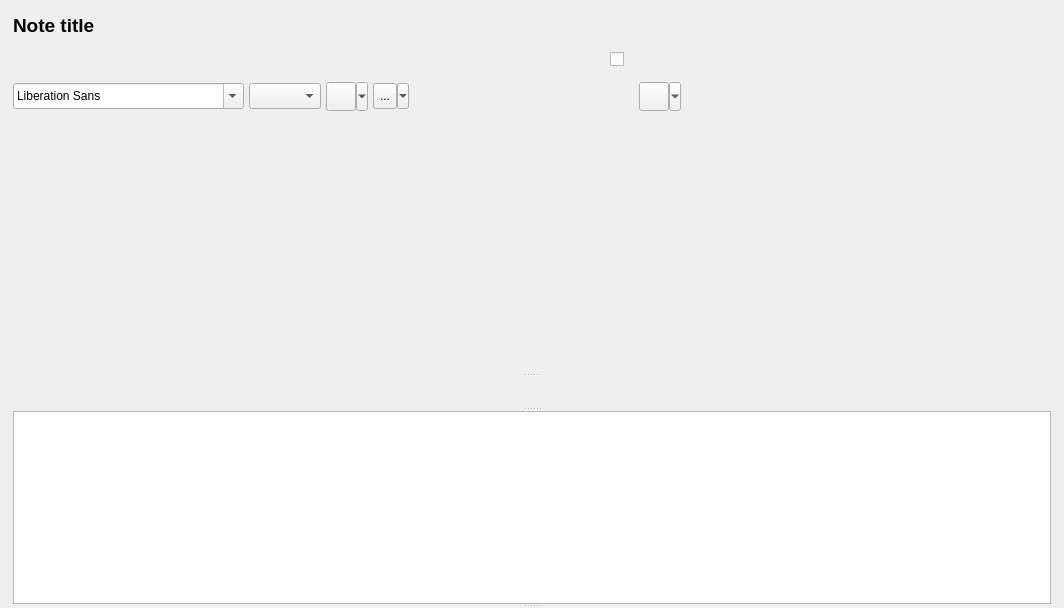
<?xml version="1.0" encoding="UTF-8"?>
<ui version="4.0">
 <class>NoteEditorWidget</class>
 <widget class="QWidget" name="NoteEditorWidget">
  <property name="geometry">
   <rect>
    <x>0</x>
    <y>0</y>
    <width>1064</width>
    <height>608</height>
   </rect>
  </property>
  <property name="windowTitle">
   <string>Form</string>
  </property>
  <layout class="QVBoxLayout" name="verticalLayout_2">
   <property name="bottomMargin">
    <number>0</number>
   </property>
   <item>
    <widget class="QSplitter" name="noteEditorVerticalSplitter">
     <property name="orientation">
      <enum>Qt::Vertical</enum>
     </property>
     <widget class="QWidget" name="layoutWidget">
      <layout class="QVBoxLayout" name="noteEditorWithHeaderContainer">
       <item>
        <widget class="QWidget" name="noteEditorHeader" native="true">
         <property name="minimumSize">
          <size>
           <width>0</width>
           <height>100</height>
          </size>
         </property>
         <layout class="QVBoxLayout" name="verticalLayout">
          <property name="spacing">
           <number>0</number>
          </property>
          <property name="leftMargin">
           <number>2</number>
          </property>
          <property name="topMargin">
           <number>0</number>
          </property>
          <property name="rightMargin">
           <number>2</number>
          </property>
          <property name="bottomMargin">
           <number>0</number>
          </property>
          <item>
           <layout class="QVBoxLayout" name="noteEditorHeaderVerticalLayout">
            <item>
             <widget class="QLabel" name="noteNameLabel">
              <property name="enabled">
               <bool>true</bool>
              </property>
              <property name="sizePolicy">
               <sizepolicy hsizetype="Preferred" vsizetype="Preferred">
                <horstretch>0</horstretch>
                <verstretch>0</verstretch>
               </sizepolicy>
              </property>
              <property name="minimumSize">
               <size>
                <width>15</width>
                <height>30</height>
               </size>
              </property>
              <property name="font">
               <font>
                <pointsize>14</pointsize>
                <weight>75</weight>
                <bold>true</bold>
               </font>
              </property>
              <property name="mouseTracking">
               <bool>true</bool>
              </property>
              <property name="text">
               <string>Note title</string>
              </property>
              <property name="textFormat">
               <enum>Qt::RichText</enum>
              </property>
              <property name="alignment">
               <set>Qt::AlignLeading|Qt::AlignLeft|Qt::AlignVCenter</set>
              </property>
              <property name="margin">
               <number>5</number>
              </property>
             </widget>
            </item>
           </layout>
          </item>
          <item>
           <layout class="QHBoxLayout" name="buttonsUpperSubPaneHorizontalLayout">
            <property name="spacing">
             <number>5</number>
            </property>
            <property name="topMargin">
             <number>5</number>
            </property>
            <property name="bottomMargin">
             <number>5</number>
            </property>
            <item>
             <widget class="QPushButton" name="undoPushButton">
              <property name="sizePolicy">
               <sizepolicy hsizetype="Fixed" vsizetype="Fixed">
                <horstretch>0</horstretch>
                <verstretch>0</verstretch>
               </sizepolicy>
              </property>
              <property name="minimumSize">
               <size>
                <width>26</width>
                <height>26</height>
               </size>
              </property>
              <property name="toolTip">
               <string>Undo the last action</string>
              </property>
              <property name="text">
               <string/>
              </property>
              <property name="icon">
               <iconset theme="edit-undo">
                <normaloff>../</normaloff>../</iconset>
              </property>
              <property name="iconSize">
               <size>
                <width>22</width>
                <height>22</height>
               </size>
              </property>
              <property name="flat">
               <bool>true</bool>
              </property>
             </widget>
            </item>
            <item>
             <widget class="QPushButton" name="redoPushButton">
              <property name="minimumSize">
               <size>
                <width>26</width>
                <height>26</height>
               </size>
              </property>
              <property name="toolTip">
               <string/>
              </property>
              <property name="text">
               <string/>
              </property>
              <property name="icon">
               <iconset theme="edit-redo">
                <normaloff>../</normaloff>../</iconset>
              </property>
              <property name="iconSize">
               <size>
                <width>22</width>
                <height>22</height>
               </size>
              </property>
              <property name="flat">
               <bool>true</bool>
              </property>
             </widget>
            </item>
            <item>
             <widget class="QPushButton" name="cutPushButton">
              <property name="sizePolicy">
               <sizepolicy hsizetype="Fixed" vsizetype="Fixed">
                <horstretch>0</horstretch>
                <verstretch>0</verstretch>
               </sizepolicy>
              </property>
              <property name="minimumSize">
               <size>
                <width>26</width>
                <height>26</height>
               </size>
              </property>
              <property name="text">
               <string/>
              </property>
              <property name="icon">
               <iconset theme="edit-cut">
                <normaloff>../</normaloff>../</iconset>
              </property>
              <property name="iconSize">
               <size>
                <width>22</width>
                <height>22</height>
               </size>
              </property>
              <property name="flat">
               <bool>true</bool>
              </property>
             </widget>
            </item>
            <item>
             <widget class="QPushButton" name="copyPushButton">
              <property name="minimumSize">
               <size>
                <width>26</width>
                <height>26</height>
               </size>
              </property>
              <property name="text">
               <string/>
              </property>
              <property name="icon">
               <iconset theme="edit-copy">
                <normaloff>../</normaloff>../</iconset>
              </property>
              <property name="iconSize">
               <size>
                <width>22</width>
                <height>22</height>
               </size>
              </property>
              <property name="flat">
               <bool>true</bool>
              </property>
             </widget>
            </item>
            <item>
             <widget class="QPushButton" name="pastePushButton">
              <property name="minimumSize">
               <size>
                <width>26</width>
                <height>26</height>
               </size>
              </property>
              <property name="text">
               <string/>
              </property>
              <property name="icon">
               <iconset theme="edit-paste">
                <normaloff>../</normaloff>../</iconset>
              </property>
              <property name="iconSize">
               <size>
                <width>22</width>
                <height>22</height>
               </size>
              </property>
              <property name="flat">
               <bool>true</bool>
              </property>
             </widget>
            </item>
            <item>
             <widget class="QPushButton" name="fontBoldPushButton">
              <property name="minimumSize">
               <size>
                <width>26</width>
                <height>26</height>
               </size>
              </property>
              <property name="text">
               <string/>
              </property>
              <property name="icon">
               <iconset theme="format-text-bold">
                <normaloff>../</normaloff>../</iconset>
              </property>
              <property name="iconSize">
               <size>
                <width>22</width>
                <height>22</height>
               </size>
              </property>
              <property name="checkable">
               <bool>true</bool>
              </property>
              <property name="flat">
               <bool>true</bool>
              </property>
             </widget>
            </item>
            <item>
             <widget class="QPushButton" name="fontItalicPushButton">
              <property name="minimumSize">
               <size>
                <width>26</width>
                <height>26</height>
               </size>
              </property>
              <property name="text">
               <string/>
              </property>
              <property name="icon">
               <iconset theme="format-text-italic">
                <normaloff>../</normaloff>../</iconset>
              </property>
              <property name="iconSize">
               <size>
                <width>22</width>
                <height>22</height>
               </size>
              </property>
              <property name="checkable">
               <bool>true</bool>
              </property>
              <property name="flat">
               <bool>true</bool>
              </property>
             </widget>
            </item>
            <item>
             <widget class="QPushButton" name="fontUnderlinePushButton">
              <property name="minimumSize">
               <size>
                <width>26</width>
                <height>26</height>
               </size>
              </property>
              <property name="text">
               <string/>
              </property>
              <property name="icon">
               <iconset theme="format-text-underline">
                <normaloff>../</normaloff>../</iconset>
              </property>
              <property name="iconSize">
               <size>
                <width>22</width>
                <height>22</height>
               </size>
              </property>
              <property name="checkable">
               <bool>true</bool>
              </property>
              <property name="flat">
               <bool>true</bool>
              </property>
             </widget>
            </item>
            <item>
             <widget class="QPushButton" name="fontStrikethroughPushButton">
              <property name="minimumSize">
               <size>
                <width>26</width>
                <height>26</height>
               </size>
              </property>
              <property name="text">
               <string/>
              </property>
              <property name="icon">
               <iconset theme="format-text-strikethrough">
                <normaloff>../</normaloff>../</iconset>
              </property>
              <property name="iconSize">
               <size>
                <width>22</width>
                <height>22</height>
               </size>
              </property>
              <property name="checkable">
               <bool>true</bool>
              </property>
              <property name="flat">
               <bool>true</bool>
              </property>
             </widget>
            </item>
            <item>
             <widget class="QPushButton" name="formatJustifyLeftPushButton">
              <property name="minimumSize">
               <size>
                <width>26</width>
                <height>26</height>
               </size>
              </property>
              <property name="text">
               <string/>
              </property>
              <property name="icon">
               <iconset theme="format-justify-left">
                <normaloff>../</normaloff>../</iconset>
              </property>
              <property name="iconSize">
               <size>
                <width>22</width>
                <height>22</height>
               </size>
              </property>
              <property name="checkable">
               <bool>true</bool>
              </property>
              <property name="flat">
               <bool>true</bool>
              </property>
             </widget>
            </item>
            <item>
             <widget class="QPushButton" name="formatJustifyCenterPushButton">
              <property name="minimumSize">
               <size>
                <width>26</width>
                <height>26</height>
               </size>
              </property>
              <property name="text">
               <string/>
              </property>
              <property name="icon">
               <iconset theme="format-justify-center">
                <normaloff>../</normaloff>../</iconset>
              </property>
              <property name="iconSize">
               <size>
                <width>22</width>
                <height>22</height>
               </size>
              </property>
              <property name="checkable">
               <bool>true</bool>
              </property>
              <property name="flat">
               <bool>true</bool>
              </property>
             </widget>
            </item>
            <item>
             <widget class="QPushButton" name="formatJustifyRightPushButton">
              <property name="minimumSize">
               <size>
                <width>26</width>
                <height>26</height>
               </size>
              </property>
              <property name="text">
               <string/>
              </property>
              <property name="icon">
               <iconset theme="format-justify-right">
                <normaloff>../</normaloff>../</iconset>
              </property>
              <property name="iconSize">
               <size>
                <width>22</width>
                <height>22</height>
               </size>
              </property>
              <property name="checkable">
               <bool>true</bool>
              </property>
              <property name="flat">
               <bool>true</bool>
              </property>
             </widget>
            </item>
            <item>
             <widget class="QPushButton" name="insertToDoCheckboxPushButton">
              <property name="minimumSize">
               <size>
                <width>26</width>
                <height>26</height>
               </size>
              </property>
              <property name="text">
               <string/>
              </property>
              <property name="icon">
               <iconset theme="checkbox">
                <normaloff>../</normaloff>../</iconset>
              </property>
              <property name="iconSize">
               <size>
                <width>22</width>
                <height>22</height>
               </size>
              </property>
              <property name="flat">
               <bool>true</bool>
              </property>
             </widget>
            </item>
            <item>
             <widget class="QCheckBox" name="spellCheckBox">
              <property name="minimumSize">
               <size>
                <width>26</width>
                <height>26</height>
               </size>
              </property>
              <property name="layoutDirection">
               <enum>Qt::RightToLeft</enum>
              </property>
              <property name="text">
               <string/>
              </property>
              <property name="icon">
               <iconset theme="tools-check-spelling">
                <normaloff>../</normaloff>../</iconset>
              </property>
              <property name="iconSize">
               <size>
                <width>22</width>
                <height>22</height>
               </size>
              </property>
             </widget>
            </item>
            <item>
             <spacer name="buttonsUpperSubPaneHorizontalLayoutHorizontalSpacer">
              <property name="orientation">
               <enum>Qt::Horizontal</enum>
              </property>
              <property name="sizeHint" stdset="0">
               <size>
                <width>40</width>
                <height>20</height>
               </size>
              </property>
             </spacer>
            </item>
           </layout>
          </item>
          <item>
           <layout class="QHBoxLayout" name="buttonsLowerSubPaneHorizontalLayout">
            <property name="spacing">
             <number>5</number>
            </property>
            <property name="topMargin">
             <number>5</number>
            </property>
            <property name="bottomMargin">
             <number>5</number>
            </property>
            <item>
             <widget class="QFontComboBox" name="fontComboBox">
              <property name="sizePolicy">
               <sizepolicy hsizetype="Fixed" vsizetype="Fixed">
                <horstretch>0</horstretch>
                <verstretch>0</verstretch>
               </sizepolicy>
              </property>
              <property name="minimumSize">
               <size>
                <width>180</width>
                <height>26</height>
               </size>
              </property>
             </widget>
            </item>
            <item>
             <widget class="QComboBox" name="fontSizeComboBox">
              <property name="sizePolicy">
               <sizepolicy hsizetype="Fixed" vsizetype="Fixed">
                <horstretch>0</horstretch>
                <verstretch>0</verstretch>
               </sizepolicy>
              </property>
              <property name="minimumSize">
               <size>
                <width>60</width>
                <height>26</height>
               </size>
              </property>
              <property name="maximumSize">
               <size>
                <width>85</width>
                <height>16777215</height>
               </size>
              </property>
              <property name="editable">
               <bool>false</bool>
              </property>
             </widget>
            </item>
            <item>
             <widget class="ColorPickerToolButton" name="chooseTextColorToolButton">
              <property name="sizePolicy">
               <sizepolicy hsizetype="Fixed" vsizetype="Fixed">
                <horstretch>0</horstretch>
                <verstretch>0</verstretch>
               </sizepolicy>
              </property>
              <property name="minimumSize">
               <size>
                <width>26</width>
                <height>26</height>
               </size>
              </property>
              <property name="text">
               <string notr="true"/>
              </property>
              <property name="icon">
               <iconset theme="format-text-color">
                <normaloff>../</normaloff>../</iconset>
              </property>
              <property name="iconSize">
               <size>
                <width>22</width>
                <height>22</height>
               </size>
              </property>
              <property name="popupMode">
               <enum>QToolButton::MenuButtonPopup</enum>
              </property>
             </widget>
            </item>
            <item>
             <widget class="ColorPickerToolButton" name="chooseBackgroundColorToolButton">
              <property name="minimumSize">
               <size>
                <width>26</width>
                <height>26</height>
               </size>
              </property>
              <property name="text">
               <string>...</string>
              </property>
              <property name="icon">
               <iconset theme="fill-color">
                <normaloff>../</normaloff>../</iconset>
              </property>
              <property name="iconSize">
               <size>
                <width>22</width>
                <height>22</height>
               </size>
              </property>
              <property name="popupMode">
               <enum>QToolButton::MenuButtonPopup</enum>
              </property>
             </widget>
            </item>
            <item>
             <widget class="QPushButton" name="insertHorizontalLinePushButton">
              <property name="minimumSize">
               <size>
                <width>26</width>
                <height>26</height>
               </size>
              </property>
              <property name="text">
               <string/>
              </property>
              <property name="icon">
               <iconset theme="insert-horizontal-rule">
                <normaloff>../</normaloff>../</iconset>
              </property>
              <property name="iconSize">
               <size>
                <width>22</width>
                <height>22</height>
               </size>
              </property>
              <property name="flat">
               <bool>true</bool>
              </property>
             </widget>
            </item>
            <item>
             <widget class="QPushButton" name="formatIndentLessPushButton">
              <property name="minimumSize">
               <size>
                <width>26</width>
                <height>26</height>
               </size>
              </property>
              <property name="text">
               <string/>
              </property>
              <property name="icon">
               <iconset theme="format-indent-less">
                <normaloff>../</normaloff>../</iconset>
              </property>
              <property name="iconSize">
               <size>
                <width>22</width>
                <height>22</height>
               </size>
              </property>
              <property name="flat">
               <bool>true</bool>
              </property>
             </widget>
            </item>
            <item>
             <widget class="QPushButton" name="formatIndentMorePushButton">
              <property name="minimumSize">
               <size>
                <width>26</width>
                <height>26</height>
               </size>
              </property>
              <property name="text">
               <string/>
              </property>
              <property name="icon">
               <iconset theme="format-indent-more">
                <normaloff>../</normaloff>../</iconset>
              </property>
              <property name="iconSize">
               <size>
                <width>22</width>
                <height>22</height>
               </size>
              </property>
              <property name="flat">
               <bool>true</bool>
              </property>
             </widget>
            </item>
            <item>
             <widget class="QPushButton" name="formatListOrderedPushButton">
              <property name="minimumSize">
               <size>
                <width>26</width>
                <height>26</height>
               </size>
              </property>
              <property name="text">
               <string/>
              </property>
              <property name="icon">
               <iconset theme="format-list-ordered">
                <normaloff>../</normaloff>../</iconset>
              </property>
              <property name="iconSize">
               <size>
                <width>22</width>
                <height>22</height>
               </size>
              </property>
              <property name="checkable">
               <bool>true</bool>
              </property>
              <property name="flat">
               <bool>true</bool>
              </property>
             </widget>
            </item>
            <item>
             <widget class="QPushButton" name="formatListUnorderedPushButton">
              <property name="minimumSize">
               <size>
                <width>26</width>
                <height>26</height>
               </size>
              </property>
              <property name="text">
               <string/>
              </property>
              <property name="icon">
               <iconset theme="format-list-unordered">
                <normaloff>../</normaloff>../</iconset>
              </property>
              <property name="iconSize">
               <size>
                <width>22</width>
                <height>22</height>
               </size>
              </property>
              <property name="checkable">
               <bool>true</bool>
              </property>
              <property name="flat">
               <bool>true</bool>
              </property>
             </widget>
            </item>
            <item>
             <widget class="InsertTableToolButton" name="insertTableToolButton">
              <property name="minimumSize">
               <size>
                <width>26</width>
                <height>26</height>
               </size>
              </property>
              <property name="text">
               <string/>
              </property>
              <property name="icon">
               <iconset theme="insert-table">
                <normaloff>../</normaloff>../</iconset>
              </property>
              <property name="iconSize">
               <size>
                <width>22</width>
                <height>22</height>
               </size>
              </property>
              <property name="popupMode">
               <enum>QToolButton::MenuButtonPopup</enum>
              </property>
              <property name="autoRaise">
               <bool>false</bool>
              </property>
             </widget>
            </item>
            <item>
             <spacer name="buttonsLowerSubPaneHorizontalLayoutHorizontalSpacer">
              <property name="orientation">
               <enum>Qt::Horizontal</enum>
              </property>
              <property name="sizeHint" stdset="0">
               <size>
                <width>40</width>
                <height>20</height>
               </size>
              </property>
             </spacer>
            </item>
           </layout>
          </item>
         </layout>
        </widget>
       </item>
       <item>
        <widget class="QWidget" name="noteEditorContainer" native="true">
         <layout class="QVBoxLayout" name="verticalLayout_3">
          <property name="spacing">
           <number>0</number>
          </property>
          <property name="leftMargin">
           <number>2</number>
          </property>
          <property name="topMargin">
           <number>0</number>
          </property>
          <property name="rightMargin">
           <number>2</number>
          </property>
          <property name="bottomMargin">
           <number>0</number>
          </property>
          <item>
           <widget class="QSplitter" name="noteEditorSplitter">
            <property name="orientation">
             <enum>Qt::Vertical</enum>
            </property>
            <widget class="NoteEditor" name="noteEditor" native="true">
             <property name="minimumSize">
              <size>
               <width>0</width>
               <height>250</height>
              </size>
             </property>
             <property name="mouseTracking">
              <bool>true</bool>
             </property>
             <property name="autoFillBackground">
              <bool>true</bool>
             </property>
            </widget>
            <widget class="FindAndReplaceWidget" name="findAndReplaceWidget" native="true">
             <property name="sizePolicy">
              <sizepolicy hsizetype="Expanding" vsizetype="Preferred">
               <horstretch>0</horstretch>
               <verstretch>0</verstretch>
              </sizepolicy>
             </property>
            </widget>
            <widget class="QPlainTextEdit" name="noteSourceView">
             <property name="frameShape">
              <enum>QFrame::StyledPanel</enum>
             </property>
             <property name="readOnly">
              <bool>true</bool>
             </property>
             <property name="plainText">
              <string notr="true"/>
             </property>
            </widget>
           </widget>
          </item>
         </layout>
        </widget>
       </item>
      </layout>
     </widget>
     <widget class="NoteTagsWidget" name="tagNameLabelsContainer" native="true">
      <property name="sizePolicy">
       <sizepolicy hsizetype="Preferred" vsizetype="Minimum">
        <horstretch>0</horstretch>
        <verstretch>0</verstretch>
       </sizepolicy>
      </property>
      <layout class="QVBoxLayout" name="tagNameLabelsContainerVerticalLayout">
       <property name="spacing">
        <number>0</number>
       </property>
       <property name="leftMargin">
        <number>0</number>
       </property>
       <property name="topMargin">
        <number>0</number>
       </property>
       <property name="rightMargin">
        <number>0</number>
       </property>
       <property name="bottomMargin">
        <number>0</number>
       </property>
      </layout>
     </widget>
    </widget>
   </item>
  </layout>
 </widget>
 <customwidgets>
  <customwidget>
   <class>NoteEditor</class>
   <extends>QWidget</extends>
   <header location="global">quentier/note_editor/NoteEditor.h</header>
   <container>1</container>
  </customwidget>
  <customwidget>
   <class>InsertTableToolButton</class>
   <extends>QToolButton</extends>
   <header>insert-table-tool-button/InsertTableToolButton.h</header>
  </customwidget>
  <customwidget>
   <class>ColorPickerToolButton</class>
   <extends>QToolButton</extends>
   <header>color-picker-tool-button/ColorPickerToolButton.h</header>
  </customwidget>
  <customwidget>
   <class>FindAndReplaceWidget</class>
   <extends>QWidget</extends>
   <header>widgets/FindAndReplaceWidget.h</header>
   <container>1</container>
  </customwidget>
  <customwidget>
   <class>NoteTagsWidget</class>
   <extends>QWidget</extends>
   <header>widgets/NoteTagsWidget.h</header>
   <container>1</container>
  </customwidget>
 </customwidgets>
 <resources/>
 <connections/>
</ui>
